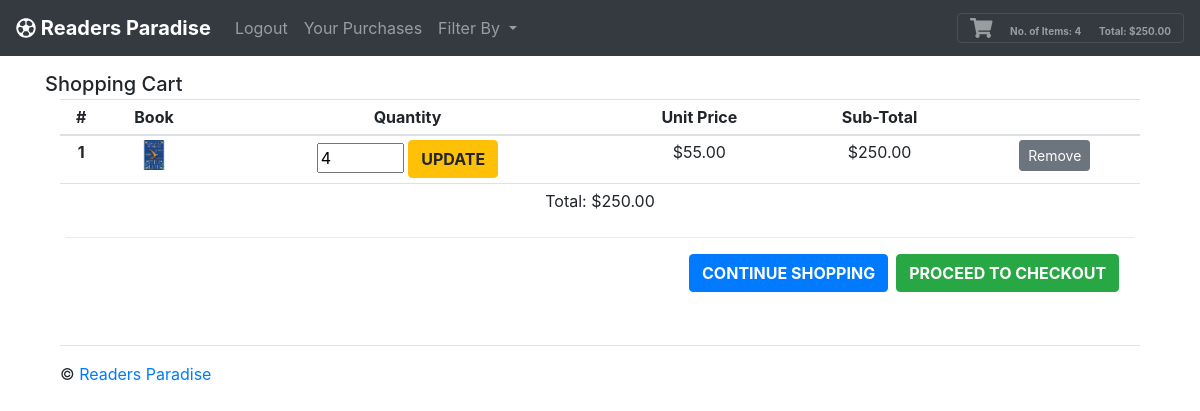
/cart/ (signed in), run on the app's committed database.
### tables this page shows
CREATE TABLE "cart" (
	"id"	INTEGER NOT NULL,
	"image"	TEXT,
	"qty"	INTEGER,
	"price"	REAL,
	"subTotal"	REAL,
	PRIMARY KEY("id")
);

### app.py (the view)
@app.route("/cart/")
def cart():
    if 'user' in session:
        totItems, total, display = 0, 0, 0
        shoppingCart = db.execute("SELECT image, SUM(qty), SUM(subTotal), price, id FROM cart")
        shopLen = len(shoppingCart)
        for i in range(shopLen):
            total += shoppingCart[i]["SUM(subTotal)"]
            totItems += shoppingCart[i]["SUM(qty)"]
    return render_template("cart.html", shoppingCart=shoppingCart, shopLen=shopLen, total=total, totItems=totItems, display=display, session=session)

### templates/cart.html (shortened to what this page needs)
{% extends "base_template.html" %}
{% block body %}
<div aria-hidden="true">
    <div>
      <div>
        <div>
          <h5 class="modal-title" id="exampleModalLongTitle">Shopping Cart</h5>
        </div>
        <div>
            <div id="shoppingCart">
              <div class="container">
                <div class="row">
                  <div class="col-sm">
                    <table class="table table-sm">
                      <thead>
                        <tr>
                          <th scope="col">#</th>
                          <th scope="col">Book</th>
                          <th scope="col">Quantity</th>
                          <th scope="col">Unit Price</th>
                          <th scope="col">Sub-Total</th>
                          <th scope="col"></th>
                        </tr>
                      </thead>
                      <tbody>
                          {% if shopLen != 0 %}
                          {% for i in range(shopLen) %}
                          <tr>
                              <th scope="row">{{ i + 1 }}</th>
                              <td><img src="/Static/Images/{{ shoppingCart[i]["image"] }}" width="30px" /></td>
                              <td>
                                  <form action="/update/">
                                      <input type="number" name="quantity" min="1" max="10" size="5" value="{{ shoppingCart[i]['SUM(qty)'] }}">
                                      <button type="submit" class="btn btn-warning checkout">Update</button>
                                  </form>
                              </td>
                              <td>{{ '${:,.2f}'.format(shoppingCart[i]["price"]) }}</td>
                              <td>{{ '${:,.2f}'.format(shoppingCart[i]['SUM(subTotal)']) }}</td>
                              <td>
                                  <form action="/remove/" methods="GET">
                                      <button type="submit" class="btn btn-secondary btn-sm" id="removeFromCart">Remove</button>
                                  </form>
                              </td>
                          </tr>
                      </tbody>
                        {% endfor %}
                        <tfoot>
                            <tr>
                              <td colSpan="7">Total: {{ '${:,.2f}'.format(total) }}<br /><br />
                                <div class="modal-footer">
                                  <a href="/"><button type="button" class="btn btn-primary checkout">Continue Shopping</button></a>
                                  <a href="/checkout/"><button type="button" class="btn btn-success checkout">Proceed to Checkout</button></a>
                                </div>
                              </td>
                            </tr>
                          </tfoot>
                    {% endif %}
                </table>
            </div>
          </div>
        </div>
      </div>
    </div>
  </div>
</div>
</div>
{% endblock %}

### Static/CSS/styles.css (style rules this page uses)
.checkout { text-transform: uppercase; font-size: 1em; font-weight: bold; }
tr { text-align: center; }

### data on the page
cart: image (picture), price "$55.00"

### other printed values
{{ totItems }} "4"
{{ '{:,.2f}'.format(total) }} "250.00"
{{ i + 1 }} "1"
{{ '${:,.2f}'.format(shoppingCart[i]['SUM(subTotal)']) }} "$250.00"
{{ '${:,.2f}'.format(total) }} "$250.00"
